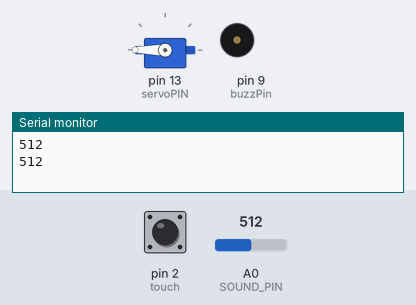
Recording of a sketch running on a simulated Arduino Uno, built with avr-gcc and run on an emulated ATmega328P. Parts: servo, buzzer (waves = sounding), the last lines printed to the serial monitor. The inputs (shaded band) are chosen by the test bench; at power-on: A0 (SOUND_PIN) = 512, pin 2 (touch) LOW.

Above: at 3.8 s.
3.9 s: A0 (SOUND_PIN) set to 132
7.2 s: A0 (SOUND_PIN) set to 114
At 8.3 s:
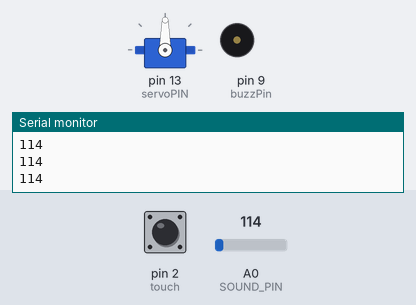
9.3 s: A0 (SOUND_PIN) set to 135
11.4 s: A0 (SOUND_PIN) set to 164
At 12.8 s:
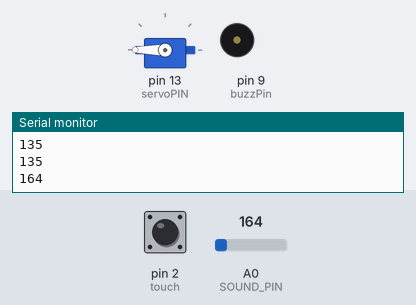
13.5 s: pin 2 (touch) pulled HIGH for 1.8 s
At 15.1 s:
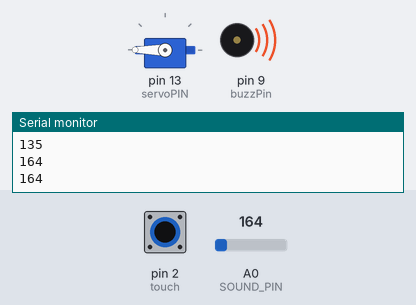
23.0 s: pin 2 (touch) pulled HIGH for 3.2 s
At 34.4 s:
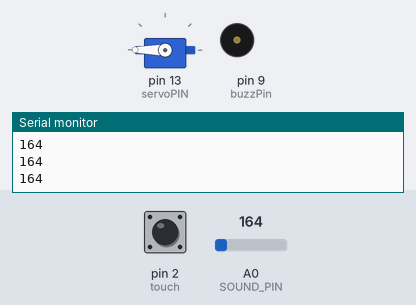
Timing chart, 0 to 34.9 s (numbered marks = the images above; inputs shaded):
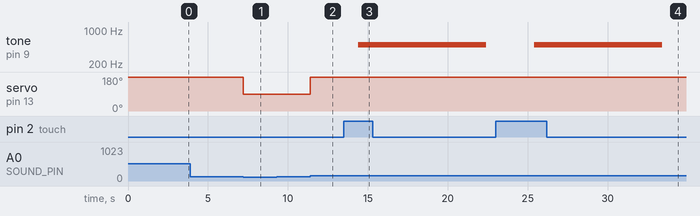

Measured:
- the behaviour switches between 120 and 119 on A0 (SOUND_PIN) (found by bisection; images 0 and 1)
- the behaviour switches between 149 and 150 on A0 (SOUND_PIN) (found by bisection; images 1 and 2)
- after the input at 7.2 s, servo on pin 13 (servoPIN): 180° → 90° at once
- after the input at 11.4 s, servo on pin 13 (servoPIN): 90° → 180° at once
- after the input at 13.5 s, tone on pin 9 (buzzPin): silent → 500 Hz after 0.91 s, → silent 8.0 s later
- after the input at 23.0 s, tone on pin 9 (buzzPin): silent → 500 Hz after 2.4 s, → silent 8.0 s later

The sketch:

sound_servo.ino
```cpp
#include <Servo.h>

const int SOUND_PIN = A0;
const int servoPIN = 13;
int buzzPin = 9;    //蜂鸣器
int touch = 2;    //触摸
Servo myservo;//命名
int pos;//角度命名


void setup() {
  myservo.attach(servoPIN);
  pinMode(touch, INPUT);
  pinMode(buzzPin, OUTPUT);

  Serial.begin(9600);
}

void loop() {
  int value = analogRead(SOUND_PIN);
  Serial.println(value);

  long frequency = 500; //频率, 单位Hz

  if (digitalRead(2) && value >= 120) {
    myservo.write(180);

    tone(buzzPin, frequency );
    delay(5000);

  }
  else {
    noTone(buzzPin);//停止发声
  }


  //pos = map(value, 0, 1023, 0, 180);
  //myservo.write(pos);

  if (value >= 150) {
    myservo.write(180);
    delay(3000);
  }
  if (value >= 40 && value < 120) {
    myservo.write(90);
    delay(500);
  }

  if (digitalRead(2) && value < 40) {
    myservo.write(0);
    delay(500);
  }


}
```
